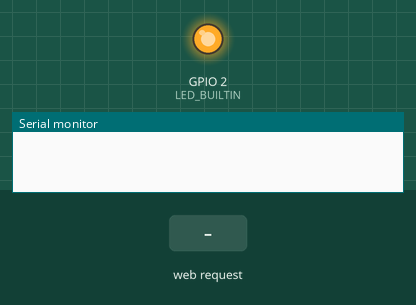
Bench run of a sketch on a simulated ESP8266 (NodeMCU). On the bench: output pins drawn as LEDs (lit = HIGH, except the on-board LED, lit = LOW), the last lines printed to the serial monitor. Dashed ring = blinking. Inputs (shaded band) come from the test bench. WiFi joins after 1.5 s; servers stay silent unless stated.

Above: at 0.1 s.
At 2.25 s:
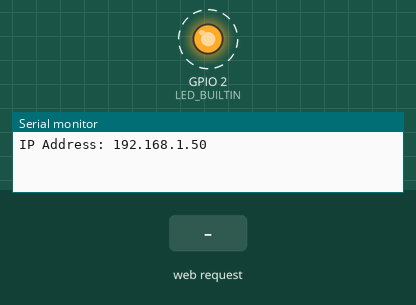
2.8 s: HTTP request GET /get received
Timing chart, 0 to 11.8 s (numbered marks = the images above; inputs shaded):
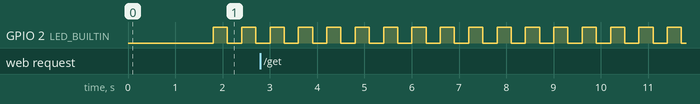

The sketch:

prueba_WebServer_con_interfaz.ino
```cpp
//LIBRERIAS UNCLUIDAS
#include <ESP8266WiFi.h>
#include <ESPAsyncTCP.h>
#include <ESPAsyncWebServer.h>

AsyncWebServer server(80);

//VARIABLES CON NOMBRE DE RED WIFI Y CLAVE
const char* ssid = "Pacific-Logging";
const char* password = "P@c1f1c-L0gg1ng";

//VARIABLES PARA GUARDAR LOS DATOS INGRESADOS EN EL FORMULARIO HTML
const char* PARAM_INPUT_1 = "input1";
const char* PARAM_INPUT_2 = "input2";
const char* PARAM_INPUT_3 = "input3";

//ESCRIBIMOS LA INSTRUCCION PARA EMPEZAR A ESCRIBIR CODIGO HTML
const char index_html[] PROGMEM = R"rawliteral(

<!--A CONTINUACION PODEMOS PEGAR NUESTRO CODIGO HTML -->

<!DOCTYPE HTML><html>
<head>
  <title>Formulario para ingreso de datos al ESP8266</title>
  <meta name="viewport" content="width=device-width, initial-scale=1">
</head>

<body>


<h1>
FORMULARIO DE INGRESO DE DATOS
</h1>

<p>ingrese los datos para actualizar variables en la  MATCH BOX</p>

<!-- El atributo de acción especifica dónde enviar los datos insertados en el formulario después de presionar enviar. En este caso, realiza una solicitud HTTP GET -->
<form action="/get">

  <!-- La siguiente línea define un campo de entrada de texto de una línea. El atributo type especifica que queremos un campo de entrada de texto, y el atributo name especifica el nombre del elemento de entrada. -->
  input1: <input type="text" name="input1">

 <!--La siguiente línea define un botón para enviar los datos del formulario HTML. En este caso, el atributo type especifica que desea un botón de envío, y el valor especifica el texto en el botón.-->
  <input type="submit" value="OK">


</form><br>

<form action="/get">

  input2: <input type="text" name="input2">
  <input type="submit" value="OK">
</form><br>

<form action="/get">

  input3: <input type="text" name="input3">
  <input type="submit" value="OK">
</form>

<!--HASTA AQUI LLEGA EL CODIGO HTML-->
)rawliteral";


//FUNCION NOT FOUND EN CASO DE HACER UNA SOLICITUD A UNA URL NO VALIDA
void notFound(AsyncWebServerRequest *request) {
  request->send(404, "text/plain", "Not found");
}

void setup() {
//DEFINIMOS EL LED DE LA ESP12 COMO SALIDA
 pinMode(LED_BUILTIN, OUTPUT);

//CONFIGURAMOS LA VELOCIDAD DE COMUNICACION EN BAUDIOS POR USB
  Serial.begin(115200);

  //CONFIGURAMOS EL MODO DE CONEXION WIFI
  WiFi.mode(WIFI_STA);

  //CON ESTA INSTRUCCION AGREGAMOS LOS NOMBRES DE LAS VARIABLES DONDE ESTEN GUARDADAS "NOMBRE LA RED" Y "CLAVE"
  WiFi.begin(ssid, password);

  //SI EL RESULTADO DE INTERNAR CONECTARSE A LA RED FALLA SE INTENTA CONECTAR DE NUEVO
  if (WiFi.waitForConnectResult() != WL_CONNECTED) {
    Serial.println("WiFi Failed!");
    return;

}
//INSTRUCCION PARA IMPRIMIR EN LA SIGUIENTE LINEA
Serial.println();

//IMPRIMIMOS EN EL PUERTO SERIAL "IP Address: "
Serial.print("IP Address: ");

//IMPRIMIMOS LA IP ASIGNADA AL ESP8266 POR EL ROUTER EN LA MISMA LINEA
Serial.println(WiFi.localIP());

//MANEJO DE SOLICITUD HTTP GET: Cuando accede a la URL de la ruta, envia la pagina HTML al cliente.
//En este caso el texto HTML se guarda en la variable index_html.
  server.on("/", HTTP_GET, [](AsyncWebServerRequest *request){
    request->send_P(200, "text/html", index_html);
  });

//AQUI CONTROLAMOS LO QUE SUCEDE CUANDO LA ESP RECIBE UNA SOLICITUD DE LAS RUTAS /GET
  server.on("/get", HTTP_GET, [] (AsyncWebServerRequest *request) {

//CREAMOS ESTAS DOS VARIABLES PARA GUARDAR LO QUE INGRESAMOS AL FORMULARIO
    String inputMessage;
    String inputParam;

//SI EL VALOR RECIBIDO ES IGUAL A PARAM_INPUT_1 LO ALMACENA EN ESA VARIABLE SUSTITUYENDO SU VALOR PREVIO
    if (request->hasParam(PARAM_INPUT_1)) {
      inputMessage = request->getParam(PARAM_INPUT_1)->value();
      inputParam = PARAM_INPUT_1;
    }

//SI EL VALOR RECIBIDO ES IGUAL A PARAM_INPUT_2 LO ALMACENA EN ESA VARIABLE SUSTITUYENDO SU VALOR PREVIO
    else if (request->hasParam(PARAM_INPUT_2)) {
      inputMessage = request->getParam(PARAM_INPUT_2)->value();
      inputParam = PARAM_INPUT_2;
    }
//SI EL VALOR RECIBIDO ES IGUAL A PARAM_INPUT_3 LO ALMACENA EN ESA VARIABLE SUSTITUYENDO SU VALOR PREVIO
    else if (request->hasParam(PARAM_INPUT_3)) {
      inputMessage = request->getParam(PARAM_INPUT_3)->value();
      inputParam = PARAM_INPUT_3;
    }
//SI NO SE GUARDA EL DATO EN LAS VARIABLES CORRESPONDIENTES SE IGUALAN A LOS SIGUIENTES VALORES
    else {
      inputMessage = "No message sent";
      inputParam = "none";
    }
    //IMPRIMIMOS EL DATO RECIBIDO EN EL MONITOR SERIAL
    Serial.println(inputMessage);

//Ahora tiene el valor que acaba de insertar en el primer formulario guardado en la variable inputMessage .
//Luego, establezca la variable inputParam en PARAM_INPUT_1 para que sepamos de dónde proviene el valor de entrada.
//Cuando envía el formulario, recibe un mensaje que dice el valor que ha insertado y en qué campo. También mostramos un enlace para volver a la URL de la ruta (Página de inicio).

    request->send(200, "text/html", "HTTP GET request sent to your ESP on input field ("
                                     + inputParam + ") with value: " + inputMessage +
                                     "<br><a href=\"/\">Return to Home Page</a>");
  });
////Si realiza una solicitud en una URL no válida, llamamos a la función notFound () , definida al comienzo del boceto.
  server.onNotFound(notFound);

  //Finalmente, inicie el servidor para manejar clientes.
  server.begin();
}

void loop() {
digitalWrite(LED_BUILTIN, LOW);
  delay(300);
  digitalWrite(LED_BUILTIN, HIGH);
  delay(300);


}
```

Measured:
- by itself, GPIO 2 (LED_BUILTIN): alternates HIGH for 0.30 s and LOW for 0.30 s
